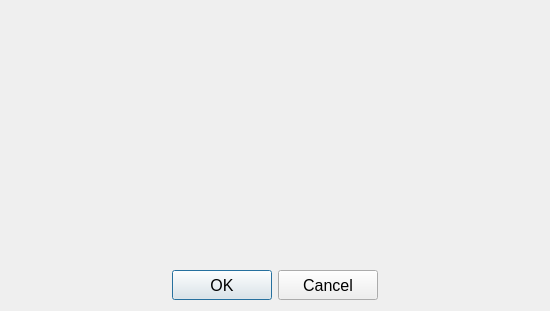
<?xml version="1.0" encoding="UTF-8"?>
<ui version="4.0">
 <class>DictionaryDialog</class>
 <widget class="QDialog" name="DictionaryDialog">
  <property name="geometry">
   <rect>
    <x>0</x>
    <y>0</y>
    <width>550</width>
    <height>311</height>
   </rect>
  </property>
  <property name="font">
   <font>
    <family>Arial</family>
    <pointsize>12</pointsize>
   </font>
  </property>
  <property name="windowTitle">
   <string>Dictionary</string>
  </property>
  <layout class="QGridLayout" name="gridLayoutDialog">
   <item row="1" column="0" colspan="2">
    <layout class="QGridLayout" name="gridLayoutButtonGroup">
     <item row="0" column="1">
      <widget class="QPushButton" name="btnOK">
       <property name="minimumSize">
        <size>
         <width>100</width>
         <height>30</height>
        </size>
       </property>
       <property name="text">
        <string>OK</string>
       </property>
       <property name="icon">
        <iconset resource="Resource.qrc">
         <normaloff>:/icons/ok.png</normaloff>:/icons/ok.png</iconset>
       </property>
      </widget>
     </item>
     <item row="0" column="0">
      <spacer name="horizontalSpacerLeft">
       <property name="orientation">
        <enum>Qt::Horizontal</enum>
       </property>
       <property name="sizeHint" stdset="0">
        <size>
         <width>40</width>
         <height>20</height>
        </size>
       </property>
      </spacer>
     </item>
     <item row="0" column="3">
      <spacer name="horizontalSpacerRight">
       <property name="orientation">
        <enum>Qt::Horizontal</enum>
       </property>
       <property name="sizeHint" stdset="0">
        <size>
         <width>40</width>
         <height>20</height>
        </size>
       </property>
      </spacer>
     </item>
     <item row="0" column="2">
      <widget class="QPushButton" name="btnCancel">
       <property name="minimumSize">
        <size>
         <width>100</width>
         <height>30</height>
        </size>
       </property>
       <property name="text">
        <string>Cancel</string>
       </property>
       <property name="icon">
        <iconset resource="Resource.qrc">
         <normaloff>:/icons/cancel.png</normaloff>:/icons/cancel.png</iconset>
       </property>
      </widget>
     </item>
    </layout>
   </item>
   <item row="0" column="0" colspan="2">
    <widget class="DictionaryWidget" name="dictionaryWidget" native="true">
     <property name="readOnly" stdset="0">
      <bool>false</bool>
     </property>
    </widget>
   </item>
  </layout>
 </widget>
 <customwidgets>
  <customwidget>
   <class>DictionaryWidget</class>
   <extends>QWidget</extends>
   <header>Widget/DictionaryWidget.h</header>
   <container>1</container>
  </customwidget>
 </customwidgets>
 <tabstops>
  <tabstop>btnOK</tabstop>
  <tabstop>btnCancel</tabstop>
 </tabstops>
 <resources>
  <include location="Resource.qrc"/>
 </resources>
 <connections/>
</ui>
